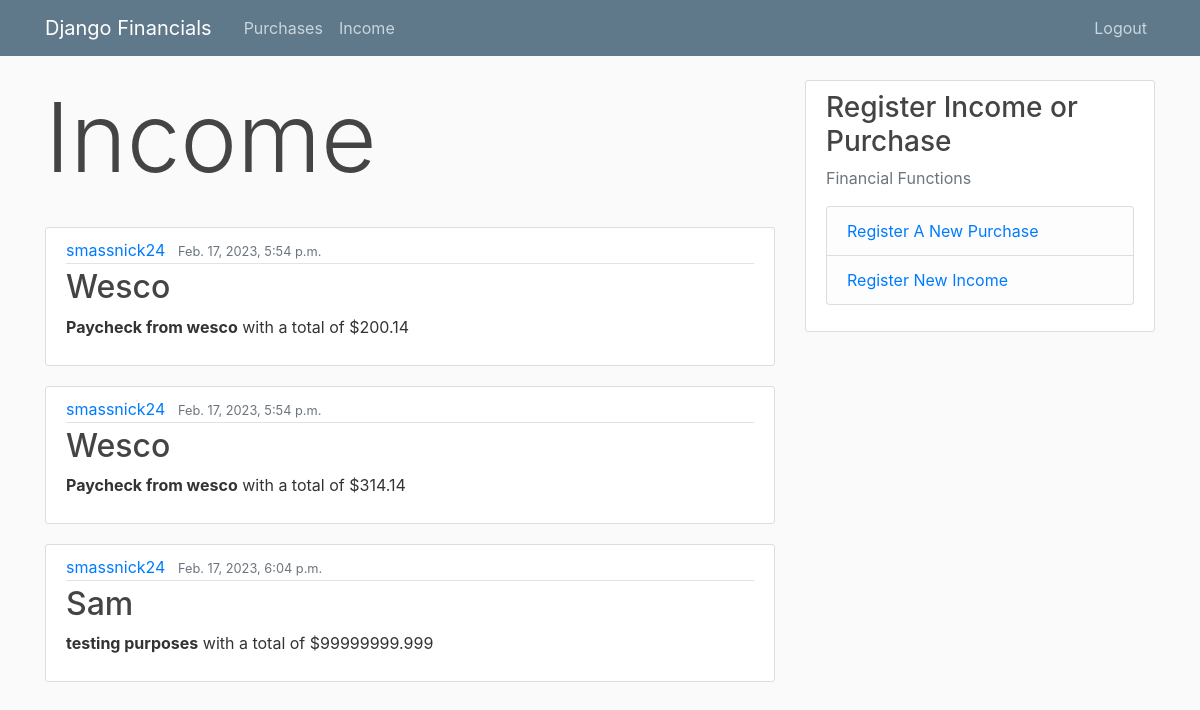
Before: /income (signed in) with the older database file.
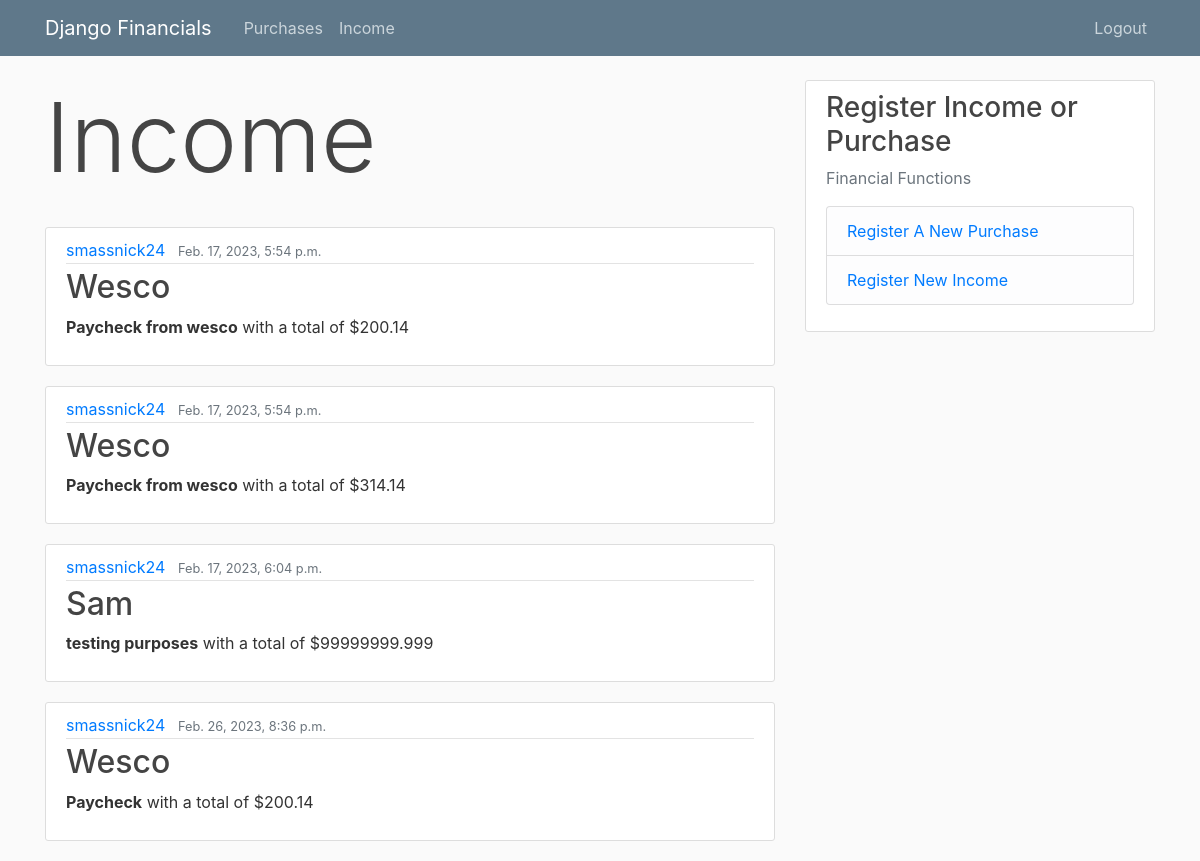
After: the same page with the newer database file.
### finance_app/models.py (models this page shows, shortened)
class Income(models.Model):
    income_source = models.TextField()
    income_description = models.TextField()
    amount = models.FloatField()
    date_received = models.DateTimeField(default=timezone.now)
    owner = models.ForeignKey(User, on_delete=models.CASCADE)

### finance_app/views.py (the view)
# urls.py: path("income", views.income_page, name="income_page"),
@login_required
def income_page(request):
    context = {
        "title": "Income",
        'incomes': Income.objects.all()
    }
    return render(request, "finance_app/income.html", context)

### finance_app/templates/finance_app/income.html (shortened to what this page needs)
{% extends "finance_app/base.html"%}
{% block content%}
    <h1 class="display-1">Income</h1>
    <br>
    {% for income in incomes %}
        {% if income.owner == user%}
            <article class="media content-section">
                <div class="media-body">
                    <div class="article-metadata">
                        <a class="mr-2" href="#">{{income.owner}}</a>
                        <small class="text-muted">{{income.date_received}}</small>
                    </div>
                    <h2><a class="article-title" href="#">{{income.income_source}}</a></h2>
                    <p class="article-content"><strong>{{income.income_description}}</strong> with a total of ${{income.amount}}</p>
            </article>
        {% endif %}
    {% endfor %}
{% endblock content %}

Changed rows visible on the page:
added Income: owner "smassnick24", date_received "Feb. 26, 2023, 8:36 p.m.", income_source "Wesco", income_description "Paycheck", amount "200.14"
